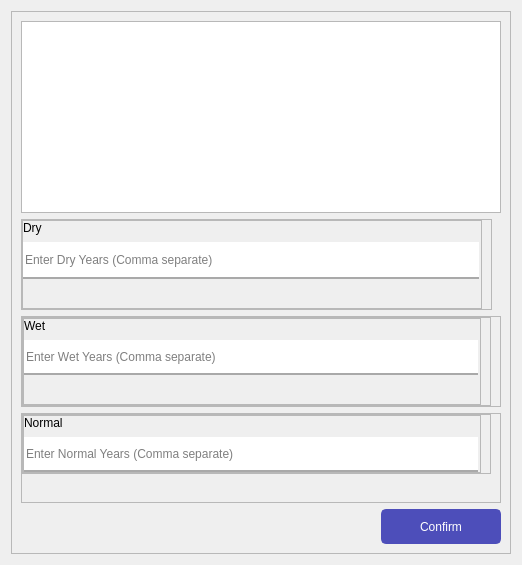
          <widget class="QWidget" name="page_4">
           <layout class="QVBoxLayout" name="verticalLayout_6">
            <item alignment="Qt::AlignVCenter">
             <widget class="QFrame" name="frame_5">
              <property name="minimumSize">
               <size>
                <width>500</width>
                <height>0</height>
               </size>
              </property>
              <property name="frameShape">
               <enum>QFrame::StyledPanel</enum>
              </property>
              <property name="frameShadow">
               <enum>QFrame::Raised</enum>
              </property>
              <layout class="QVBoxLayout" name="verticalLayout_7">
               <item>
                <widget class="QTextEdit" name="availableYears">
                 <property name="maximumSize">
                  <size>
                   <width>16777215</width>
                   <height>250</height>
                  </size>
                 </property>
                 <property name="readOnly">
                  <bool>true</bool>
                 </property>
                </widget>
               </item>
               <item>
                <widget class="QFrame" name="frame_8">
                 <property name="frameShape">
                  <enum>QFrame::NoFrame</enum>
                 </property>
                 <property name="frameShadow">
                  <enum>QFrame::Raised</enum>
                 </property>
                 <layout class="QVBoxLayout" name="verticalLayout_19">
                  <property name="leftMargin">
                   <number>0</number>
                  </property>
                  <property name="topMargin">
                   <number>0</number>
                  </property>
                  <property name="bottomMargin">
                   <number>0</number>
                  </property>
                  <item>
                   <widget class="QFrame" name="frame_90">
                    <property name="frameShape">
                     <enum>QFrame::StyledPanel</enum>
                    </property>
                    <property name="frameShadow">
                     <enum>QFrame::Raised</enum>
                    </property>
                    <layout class="QHBoxLayout" name="horizontalLayout_31">
                     <property name="spacing">
                      <number>0</number>
                     </property>
                     <property name="leftMargin">
                      <number>0</number>
                     </property>
                     <property name="topMargin">
                      <number>0</number>
                     </property>
                     <property name="bottomMargin">
                      <number>0</number>
                     </property>
                     <item>
                      <widget class="QFrame" name="frame_99">
                       <property name="frameShape">
                        <enum>QFrame::StyledPanel</enum>
                       </property>
                       <property name="frameShadow">
                        <enum>QFrame::Raised</enum>
                       </property>
                       <layout class="QVBoxLayout" name="verticalLayout_97">
                        <property name="spacing">
                         <number>7</number>
                        </property>
                        <property name="leftMargin">
                         <number>0</number>
                        </property>
                        <property name="topMargin">
                         <number>0</number>
                        </property>
                        <property name="rightMargin">
                         <number>2</number>
                        </property>
                        <property name="bottomMargin">
                         <number>0</number>
                        </property>
                        <item>
                         <widget class="QLabel" name="label">
                          <property name="text">
                           <string>Dry</string>
                          </property>
                         </widget>
                        </item>
                        <item>
                         <widget class="QLineEdit" name="txtDryYears">
                          <property name="minimumSize">
                           <size>
                            <width>0</width>
                            <height>37</height>
                           </size>
                          </property>
                          <property name="styleSheet">
                           <string notr="true">border:none;
border-bottom:2px solid #a9a9a9;</string>
                          </property>
                          <property name="text">
                           <string/>
                          </property>
                          <property name="placeholderText">
                           <string>Enter Dry Years (Comma separate)</string>
                          </property>
                         </widget>
                        </item>
                        <item>
                         <widget class="QLabel" name="lblNodes">
                          <property name="minimumSize">
                           <size>
                            <width>100</width>
                            <height>0</height>
                           </size>
                          </property>
                          <property name="maximumSize">
                           <size>
                            <width>16777215</width>
                            <height>22</height>
                           </size>
                          </property>
                          <property name="styleSheet">
                           <string notr="true">margin-top:4px;</string>
                          </property>
                          <property name="text">
                           <string>&lt;html&gt;&lt;head/&gt;&lt;body&gt;&lt;p&gt;&lt;br/&gt;&lt;/p&gt;&lt;/body&gt;&lt;/html&gt;</string>
                          </property>
                          <property name="alignment">
                           <set>Qt::AlignBottom|Qt::AlignLeading|Qt::AlignLeft</set>
                          </property>
                         </widget>
                        </item>
                       </layout>
                      </widget>
                     </item>
                    </layout>
                   </widget>
                  </item>
                 </layout>
                </widget>
               </item>
               <item>
                <widget class="QFrame" name="frame_7">
                 <property name="frameShape">
                  <enum>QFrame::StyledPanel</enum>
                 </property>
                 <property name="frameShadow">
                  <enum>QFrame::Raised</enum>
                 </property>
                 <layout class="QVBoxLayout" name="verticalLayout_20">
                  <property name="leftMargin">
                   <number>0</number>
                  </property>
                  <property name="topMargin">
                   <number>0</number>
                  </property>
                  <property name="bottomMargin">
                   <number>0</number>
                  </property>
                  <item>
                   <widget class="QFrame" name="frame_91">
                    <property name="frameShape">
                     <enum>QFrame::StyledPanel</enum>
                    </property>
                    <property name="frameShadow">
                     <enum>QFrame::Raised</enum>
                    </property>
                    <layout class="QHBoxLayout" name="horizontalLayout_32">
                     <property name="spacing">
                      <number>0</number>
                     </property>
                     <property name="leftMargin">
                      <number>0</number>
                     </property>
                     <property name="topMargin">
                      <number>0</number>
                     </property>
                     <property name="bottomMargin">
                      <number>0</number>
                     </property>
                     <item>
                      <widget class="QFrame" name="frame_101">
                       <property name="frameShape">
                        <enum>QFrame::StyledPanel</enum>
                       </property>
                       <property name="frameShadow">
                        <enum>QFrame::Raised</enum>
                       </property>
                       <layout class="QVBoxLayout" name="verticalLayout_99">
                        <property name="spacing">
                         <number>7</number>
                        </property>
                        <property name="leftMargin">
                         <number>0</number>
                        </property>
                        <property name="topMargin">
                         <number>0</number>
                        </property>
                        <property name="rightMargin">
                         <number>2</number>
                        </property>
                        <property name="bottomMargin">
                         <number>0</number>
                        </property>
                        <item>
                         <widget class="QLabel" name="label_2">
                          <property name="text">
                           <string>Wet</string>
                          </property>
                         </widget>
                        </item>
                        <item>
                         <widget class="QLineEdit" name="txtWetYears">
                          <property name="minimumSize">
                           <size>
                            <width>0</width>
                            <height>35</height>
                           </size>
                          </property>
                          <property name="styleSheet">
                           <string notr="true">border:none;
border-bottom:2px solid #a9a9a9;</string>
                          </property>
                          <property name="text">
                           <string/>
                          </property>
                          <property name="placeholderText">
                           <string>Enter Wet Years (Comma separate)</string>
                          </property>
                         </widget>
                        </item>
                        <item>
                         <widget class="QLabel" name="lblMember">
                          <property name="minimumSize">
                           <size>
                            <width>100</width>
                            <height>0</height>
                           </size>
                          </property>
                          <property name="maximumSize">
                           <size>
                            <width>16777215</width>
                            <height>22</height>
                           </size>
                          </property>
                          <property name="styleSheet">
                           <string notr="true">margin-top:4px;</string>
                          </property>
                          <property name="text">
                           <string>&lt;html&gt;&lt;head/&gt;&lt;body&gt;&lt;p&gt;&lt;br/&gt;&lt;/p&gt;&lt;/body&gt;&lt;/html&gt;</string>
                          </property>
                          <property name="alignment">
                           <set>Qt::AlignBottom|Qt::AlignLeading|Qt::AlignLeft</set>
                          </property>
                         </widget>
                        </item>
                       </layout>
                      </widget>
                     </item>
                    </layout>
                   </widget>
                  </item>
                 </layout>
                </widget>
               </item>
               <item>
                <widget class="QFrame" name="frame_6">
                 <property name="frameShape">
                  <enum>QFrame::StyledPanel</enum>
                 </property>
                 <property name="frameShadow">
                  <enum>QFrame::Raised</enum>
                 </property>
                 <layout class="QVBoxLayout" name="verticalLayout_23">
                  <property name="leftMargin">
                   <number>0</number>
                  </property>
                  <property name="topMargin">
                   <number>0</number>
                  </property>
                  <property name="bottomMargin">
                   <number>0</number>
                  </property>
                  <item>
                   <widget class="QFrame" name="frame_92">
                    <property name="frameShape">
                     <enum>QFrame::StyledPanel</enum>
                    </property>
                    <property name="frameShadow">
                     <enum>QFrame::Raised</enum>
                    </property>
                    <layout class="QHBoxLayout" name="horizontalLayout_33">
                     <property name="spacing">
                      <number>0</number>
                     </property>
                     <property name="leftMargin">
                      <number>0</number>
                     </property>
                     <property name="topMargin">
                      <number>0</number>
                     </property>
                     <property name="bottomMargin">
                      <number>0</number>
                     </property>
                     <item>
                      <widget class="QFrame" name="frame_103">
                       <property name="frameShape">
                        <enum>QFrame::StyledPanel</enum>
                       </property>
                       <property name="frameShadow">
                        <enum>QFrame::Raised</enum>
                       </property>
                       <layout class="QVBoxLayout" name="verticalLayout_101">
                        <property name="spacing">
                         <number>7</number>
                        </property>
                        <property name="leftMargin">
                         <number>0</number>
                        </property>
                        <property name="topMargin">
                         <number>0</number>
                        </property>
                        <property name="rightMargin">
                         <number>2</number>
                        </property>
                        <property name="bottomMargin">
                         <number>0</number>
                        </property>
                        <item>
                         <widget class="QLabel" name="label_4">
                          <property name="text">
                           <string>Normal</string>
                          </property>
                         </widget>
                        </item>
                        <item>
                         <widget class="QLineEdit" name="txtNormalYears">
                          <property name="minimumSize">
                           <size>
                            <width>0</width>
                            <height>35</height>
                           </size>
                          </property>
                          <property name="styleSheet">
                           <string notr="true">border:none;
border-bottom:2px solid #a9a9a9;</string>
                          </property>
                          <property name="text">
                           <string/>
                          </property>
                          <property name="placeholderText">
                           <string>Enter Normal Years (Comma separate)</string>
                          </property>
                         </widget>
                        </item>
                       </layout>
                      </widget>
                     </item>
                    </layout>
                   </widget>
                  </item>
                  <item>
                   <widget class="QLabel" name="lblNodes_2">
                    <property name="minimumSize">
                     <size>
                      <width>100</width>
                      <height>0</height>
                     </size>
                    </property>
                    <property name="maximumSize">
                     <size>
                      <width>16777215</width>
                      <height>22</height>
                     </size>
                    </property>
                    <property name="styleSheet">
                     <string notr="true">margin-top:4px;</string>
                    </property>
                    <property name="text">
                     <string>&lt;html&gt;&lt;head/&gt;&lt;body&gt;&lt;p&gt;&lt;br/&gt;&lt;/p&gt;&lt;/body&gt;&lt;/html&gt;</string>
                    </property>
                    <property name="alignment">
                     <set>Qt::AlignBottom|Qt::AlignLeading|Qt::AlignLeft</set>
                    </property>
                   </widget>
                  </item>
                 </layout>
                </widget>
               </item>
               <item alignment="Qt::AlignRight">
                <widget class="QPushButton" name="btnConfirm">
                 <property name="minimumSize">
                  <size>
                   <width>120</width>
                   <height>35</height>
                  </size>
                 </property>
                 <property name="cursor">
                  <cursorShape>PointingHandCursor</cursorShape>
                 </property>
                 <property name="styleSheet">
                  <string notr="true">#btnConfirm{
border:2px solid  #4d4eba;
background-color:#4d4eba ;
border-radius: 5px;
color:white;
padding:5px 7px;

}
#btnConfirm:hover
{
background-color:#6c70ca;
color:#f6f8ff;
}
</string>
                 </property>
                 <property name="text">
                  <string>Confirm</string>
                 </property>
                </widget>
               </item>
              </layout>
             </widget>
            </item>
           </layout>
          </widget>
